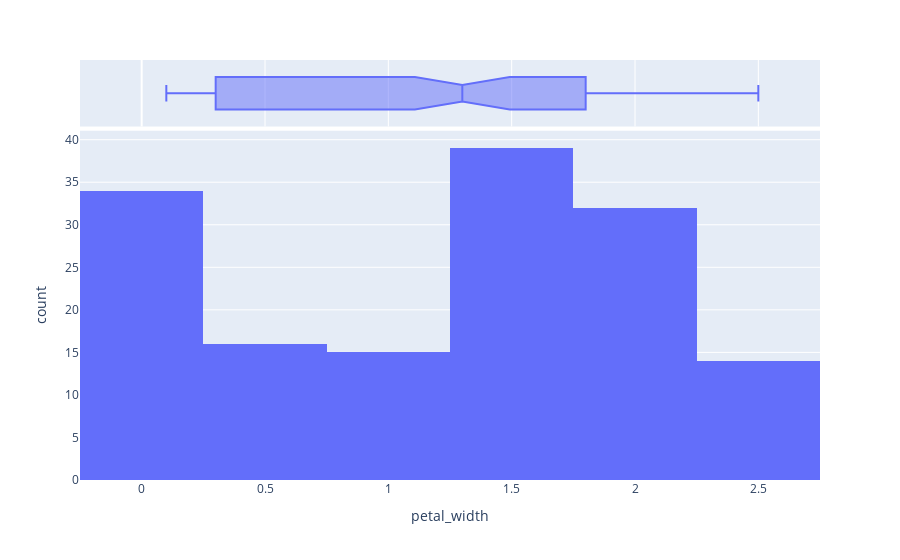

Source (notebook cell):
### Code cell
fig = px.histogram(data[['petal_width']], x="petal_width",
                   marginal="box") 
fig.show()

### Figure 1 — Plotly figure (JSON) as saved in the notebook; plotly's stock layout.template omitted (floating-point values rounded to 4 significant figures; data arrays with more than 128 entries replaced by an {"elided": "..."} marker saying what was removed)
{"data": [{"alignmentgroup": "True", "bingroup": "x", "hovertemplate": "petal_width=%{x}<br>count=%{y}<extra></extra>", "legendgroup": "", "marker": {"color": "#636efa", "pattern": {"shape": ""}}, "name": "", "offsetgroup": "", "orientation": "v", "showlegend": false, "type": "histogram", "x": {"elided": "150 float values"}, "xaxis": "x", "yaxis": "y"}, {"alignmentgroup": "True", "hovertemplate": "petal_width=%{x}<extra></extra>", "legendgroup": "", "marker": {"color": "#636efa"}, "name": "", "notched": true, "offsetgroup": "", "showlegend": false, "type": "box", "x": {"elided": "150 float values"}, "xaxis": "x2", "yaxis": "y2"}], "layout": {"barmode": "relative", "legend": {"tracegroupgap": 0}, "margin": {"t": 60}, "xaxis": {"anchor": "y", "domain": [0, 1], "title": {"text": "petal_width"}}, "xaxis2": {"anchor": "y2", "domain": [0, 1], "matches": "x", "showgrid": true, "showticklabels": false}, "yaxis": {"anchor": "x", "domain": [0, 0.8316], "title": {"text": "count"}}, "yaxis2": {"anchor": "x2", "domain": [0.8416, 1], "matches": "y2", "showgrid": false, "showline": false, "showticklabels": false, "ticks": ""}}}
